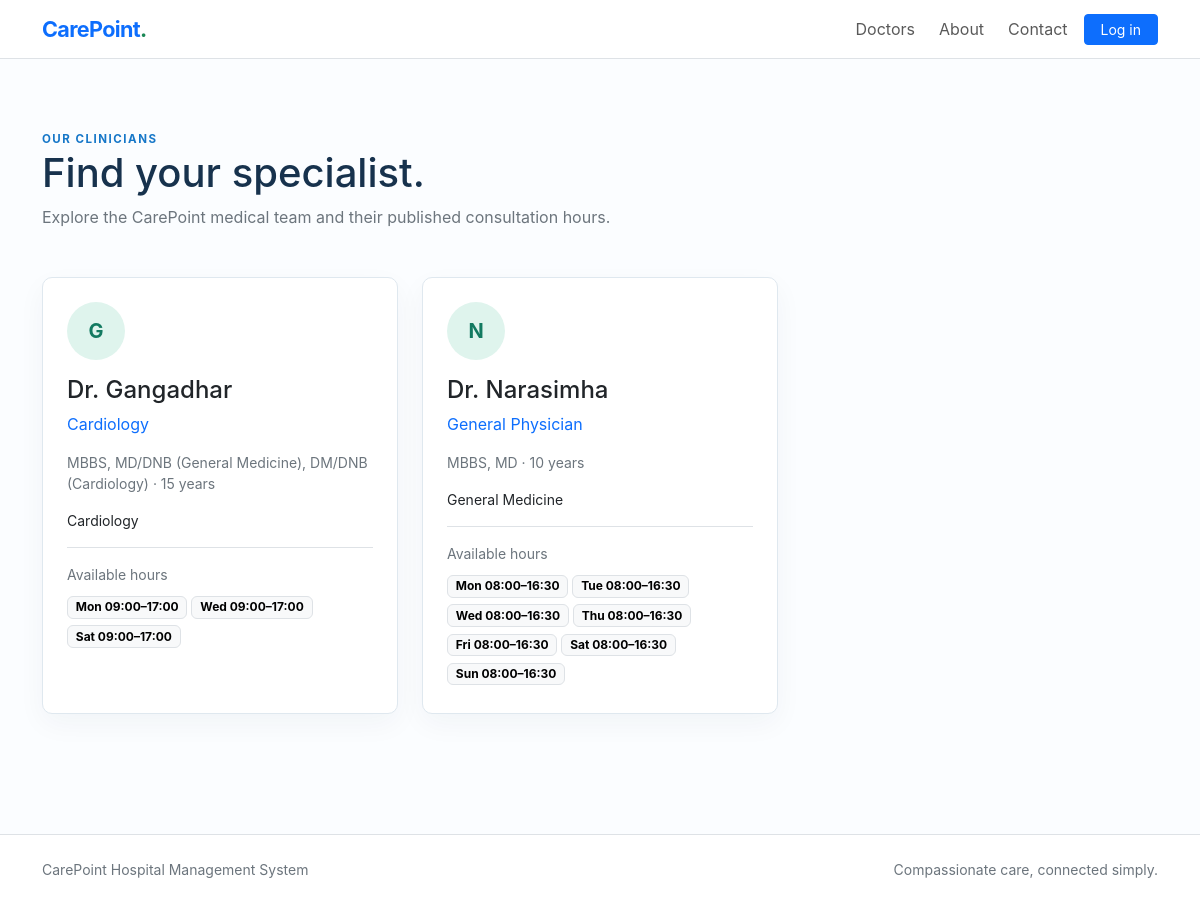
Page /doctors on the committed database.
### tables this page shows
CREATE TABLE doctors (
        id INTEGER PRIMARY KEY AUTOINCREMENT,
        user_id INTEGER NOT NULL UNIQUE,
        department_id INTEGER NULL,
        specialization TEXT NOT NULL,
        qualification TEXT,
        experience INTEGER NOT NULL DEFAULT 0,
        consultation_fee REAL NOT NULL DEFAULT 0,
        available_days TEXT,
        profile_description TEXT,
        status TEXT NOT NULL DEFAULT 'Active',
        FOREIGN KEY (user_id) REFERENCES users(id) ON DELETE CASCADE,
        FOREIGN KEY (department_id) REFERENCES departments(id) ON DELETE SET NULL
    );

CREATE TABLE users (
        id INTEGER PRIMARY KEY AUTOINCREMENT,
        name TEXT NOT NULL,
        email TEXT NOT NULL UNIQUE,
        phone TEXT NOT NULL,
        password_hash TEXT NOT NULL,
        role TEXT NOT NULL DEFAULT 'patient',
        email_verified BOOLEAN NOT NULL DEFAULT 0,
        status TEXT NOT NULL DEFAULT 'Active',
        created_at TIMESTAMP NOT NULL DEFAULT CURRENT_TIMESTAMP
    );

CREATE TABLE departments (
        id INTEGER PRIMARY KEY AUTOINCREMENT,
        name TEXT NOT NULL UNIQUE,
        description TEXT
    );

CREATE TABLE doctor_availability (
        id INTEGER PRIMARY KEY AUTOINCREMENT,
        doctor_id INTEGER NOT NULL,
        day_of_week TEXT NOT NULL,
        start_time TIME NOT NULL,
        end_time TIME NOT NULL,
        status TEXT NOT NULL DEFAULT 'Active',
        FOREIGN KEY (doctor_id) REFERENCES doctors(id) ON DELETE CASCADE
    );

### routes/main.py (the view)
@main_bp.route("/doctors")
def doctors():
    doctors = fetch_all(
        """SELECT d.id, u.name, d.specialization, d.qualification, d.experience,
                  d.consultation_fee, dep.name AS department
           FROM doctors d JOIN users u ON u.id = d.user_id
           LEFT JOIN departments dep ON dep.id = d.department_id
           WHERE d.status = 'Active' ORDER BY u.name"""
    )
    for doctor in doctors:
        doctor["availability"] = fetch_all(
            """SELECT day_of_week, start_time, end_time
               FROM doctor_availability
               WHERE doctor_id = %s AND status = 'Active'
               ORDER BY CASE day_of_week
                    WHEN 'Monday' THEN 1 WHEN 'Tuesday' THEN 2
                    WHEN 'Wednesday' THEN 3 WHEN 'Thursday' THEN 4
                    WHEN 'Friday' THEN 5 WHEN 'Saturday' THEN 6
                    WHEN 'Sunday' THEN 7 END, start_time""",
            (doctor["id"],),
        )
    return render_template("doctors.html", doctors=doctors)

### db.py (called while the page is built, shortened)
def sqlite_dict_factory(cursor, row):
    d = {}
    for idx, col in enumerate(cursor.description):
        d[col[0]] = row[idx]
    return d

def _get_sqlite_conn():
    conn = sqlite3.connect(SQLITE_DB_PATH)
    conn.row_factory = sqlite_dict_factory
    def dayname(val):
        if not val:
            return None
        try:
            return datetime.strptime(str(val)[:10], '%Y-%m-%d').strftime('%A')
        except Exception:
            return None
    conn.create_function('DAYNAME', 1, dayname)
    conn.create_function('CURDATE', 0, lambda: date.today().isoformat())
    conn.create_function('IF', 3, lambda cond, a, b: a if cond else b)
    _init_sqlite_db(conn)
    return conn

@contextmanager
def get_db():
    db_config = current_app.config.get("DATABASE_CONFIG", {})
    db_type = str(current_app.config.get("DATABASE_TYPE", "sqlite")).strip().lower()
    if db_type in {"", "auto"}:
        db_type = "sqlite"
    if db_type == "sqlite":
        conn = _get_sqlite_conn()
        try:
            yield conn, "sqlite"
        finally:
            conn.close()
        return

@contextmanager
def cursor(dictionary=True):
    with get_db() as (connection, db_type):
        if db_type == "mysql":
            db_cursor = connection.cursor(dictionary=dictionary)
            try:
                yield connection, db_cursor, "mysql"
            finally:
                db_cursor.close()
        else:
            db_cursor = connection.cursor()
            try:
                yield connection, db_cursor, "sqlite"
            finally:
                db_cursor.close()

def fetch_all(query, params=()):
    with cursor() as (_, db_cursor, db_type):
        if db_type == "sqlite":
            query = query.replace("%s", "?")
        db_cursor.execute(query, params)
        return db_cursor.fetchall()

### templates/doctors.html
{% extends 'base.html' %}{% block title %}Doctors | CarePoint{% endblock %}{% block content %}<section class="section-pad"><div class="container"><div class="eyebrow">Our clinicians</div><h1>Find your specialist.</h1><p class="text-secondary mb-5">Explore the CarePoint medical team and their published consultation hours.</p><div class="row g-4">{% for doctor in doctors %}<div class="col-md-6 col-lg-4"><div class="card doctor-card p-4 h-100"><div class="avatar mb-3">{{ doctor.name[0] }}</div><h4>{% if doctor.name[:3]|lower == 'dr.' %}{{ doctor.name }}{% else %}Dr. {{ doctor.name }}{% endif %}</h4><p class="text-primary">{{ doctor.specialization }}</p><p class="text-secondary small">{{ doctor.qualification or 'Experienced clinical specialist' }} · {{ doctor.experience }} years</p><span class="small d-block">{{ doctor.department or 'General care' }}</span><div class="border-top mt-3 pt-3"><small class="text-secondary d-block mb-2">Available hours</small>{% for slot in doctor.availability %}<span class="badge text-bg-light border me-1 mb-1">{{ slot.day_of_week[:3] }} {{ slot.start_time|string|truncate(5, True, '') }}–{{ slot.end_time|string|truncate(5, True, '') }}</span>{% else %}<small class="text-secondary">No hours published yet.</small>{% endfor %}</div></div></div>{% else %}<p>No doctors are available yet.</p>{% endfor %}</div></div></section>{% endblock %}

### static/css/style.css (style rules this page uses)
:root { --ink:#17324d;--blue:#1677c8;--mint:#dff4ed;--line:#dfe8ef;--soft:#f5f9fc }
body { color:var(--ink);background:#fbfdff;font-family:Georgia,'Times New Roman',serif }
body,button,input,select,textarea { font-family:Inter,system-ui,-apple-system,'Segoe UI',sans-serif }
.eyebrow { color:var(--blue);font-weight:700;text-transform:uppercase;letter-spacing:.13em;font-size:.72rem }
.section-pad { padding:4.5rem 0 }
.card { border:1px solid var(--line);box-shadow:0 10px 28px #17324d0b;border-radius:10px }
.doctor-card { transition:transform .2s,box-shadow .2s }
.avatar { width:58px;height:58px;border-radius:50%;display:grid;place-items:center;background:var(--mint);color:#137a61;font-weight:700;font-size:1.25rem }

### rows in the picture
doctors: name "G", name "Gangadhar", specialization "Cardiology", qualification "MBBS, MD/DNB (General Medicine), DM/DNB (Cardiology)", experience "15", name "Cardiology"
doctor_availability: day_of_week "Mon", start_time "09:00", end_time "17:00"
doctor_availability: day_of_week "Wed", start_time "09:00", end_time "17:00"
doctor_availability: day_of_week "Sat", start_time "09:00", end_time "17:00"
doctors: name "N", name "Narasimha", specialization "General Physician", qualification "MBBS, MD", experience "10", name "General Medicine"
doctor_availability: day_of_week "Mon", start_time "08:00", end_time "16:30"
doctor_availability: day_of_week "Tue", start_time "08:00", end_time "16:30"
doctor_availability: day_of_week "Wed", start_time "08:00", end_time "16:30"
doctor_availability: day_of_week "Thu", start_time "08:00", end_time "16:30"
doctor_availability: day_of_week "Fri", start_time "08:00", end_time "16:30"
doctor_availability: day_of_week "Sat", start_time "08:00", end_time "16:30"
doctor_availability: day_of_week "Sun", start_time "08:00", end_time "16:30"
